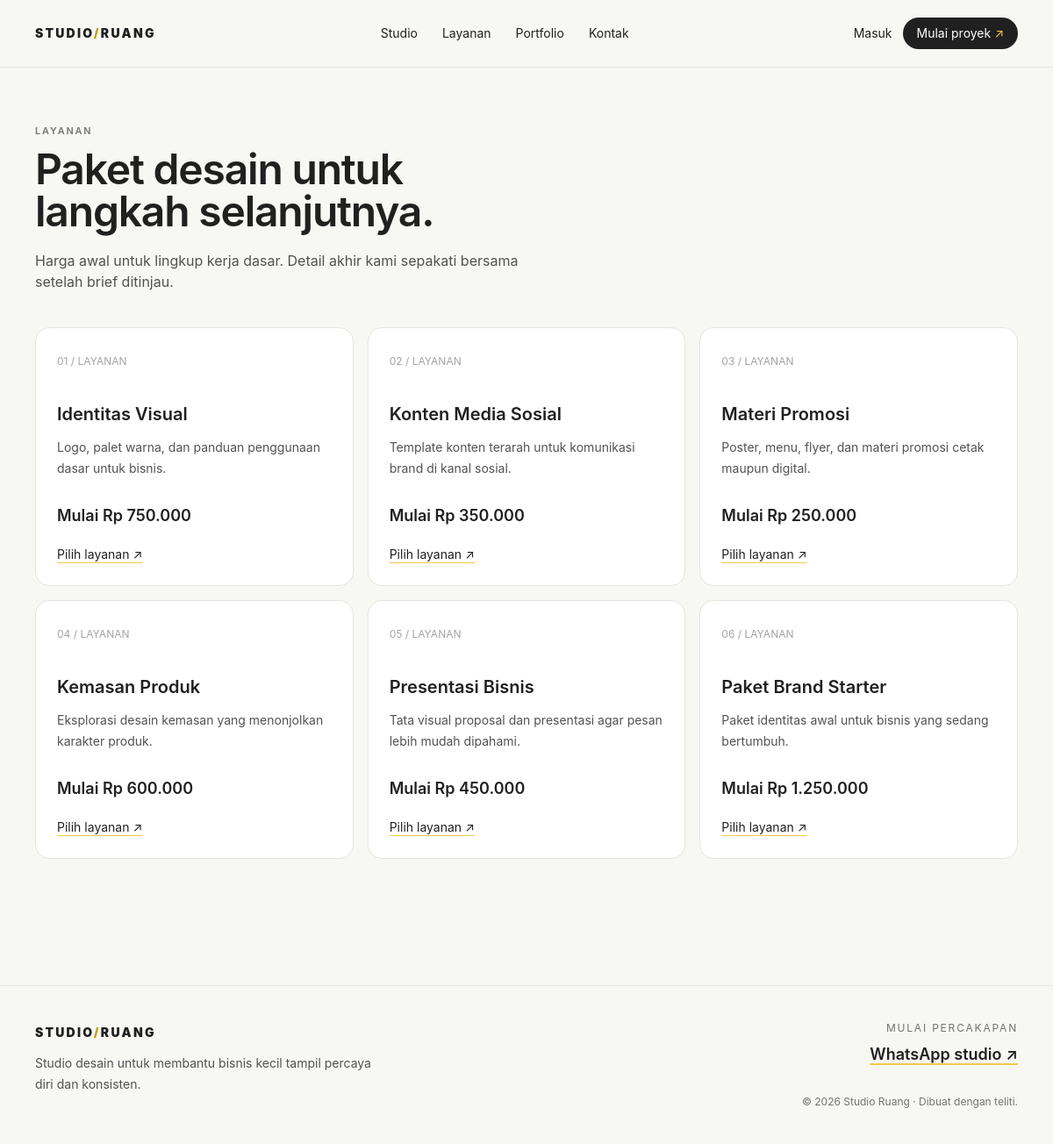
/services, run on the app's committed database.
### tables this page shows
CREATE TABLE services (
  id BIGINT UNSIGNED AUTO_INCREMENT PRIMARY KEY,
  name VARCHAR(120) NOT NULL,
  description VARCHAR(500) NOT NULL,
  price DECIMAL(12,2) UNSIGNED NOT NULL DEFAULT 0,
  is_active TINYINT(1) NOT NULL DEFAULT 1,
  sort_order SMALLINT UNSIGNED NOT NULL DEFAULT 0,
  created_at TIMESTAMP NOT NULL DEFAULT CURRENT_TIMESTAMP
);

### app/bootstrap.php (called while the page is built, shortened)
<?php
function e(mixed $v): string { return htmlspecialchars((string)$v,ENT_QUOTES|ENT_SUBSTITUTE,'UTF-8'); }
function render(string $view,array $data=[]): void { extract($data,EXTR_SKIP); $viewFile=dirname(__DIR__).'/app/views/'.$view.'.php'; if(!is_file($viewFile))$viewFile=dirname(__DIR__).'/app/views/404.php'; require dirname(__DIR__).'/app/views/layout.php'; }
function money(mixed $amount): string { return 'Rp '.number_format((float)$amount,0,',','.'); }

### app/views/services.php (the view)
<section class="mx-auto max-w-7xl px-5 py-16 lg:px-10"><p class="eyebrow">LAYANAN</p><h1 class="mt-3 text-5xl font-semibold tracking-tight">Paket desain untuk<br>langkah selanjutnya.</h1><p class="mt-5 max-w-xl text-neutral-600">Harga awal untuk lingkup kerja dasar. Detail akhir kami sepakati bersama setelah brief ditinjau.</p><div class="mt-10 grid gap-4 md:grid-cols-2 lg:grid-cols-3"><?php foreach($services as $i=>$service): ?><article class="rounded-2xl border border-line bg-white p-6"><span class="text-xs text-neutral-400">0<?= $i+1 ?> / LAYANAN</span><h2 class="mt-9 text-xl font-semibold"><?= e($service['name']) ?></h2><p class="mt-3 min-h-12 text-sm leading-6 text-neutral-600"><?= e($service['description']) ?></p><p class="mt-7 text-lg font-semibold">Mulai <?= money($service['price']) ?></p><a href="/orders/new" class="mt-5 inline-block text-sm underline decoration-sun underline-offset-4">Pilih layanan ↗</a></article><?php endforeach ?></div></section>

### public/assets/site.css (style rules this page uses)
* { box-sizing:border-box }
html { scroll-behavior:smooth }
body { font-family:Inter,"Aptos",-apple-system,BlinkMacSystemFont,"Segoe UI",sans-serif }
.eyebrow { font-size:.68rem;font-weight:600;letter-spacing:.17em;color:#77766f }

### data on the page
services: name "Identitas Visual", description "Logo, palet warna, dan panduan penggunaan dasar untuk bisnis.", price "Rp 750.000"
services: name "Konten Media Sosial", description "Template konten terarah untuk komunikasi brand di kanal sosial.", price "Rp 350.000"
services: name "Materi Promosi", description "Poster, menu, flyer, dan materi promosi cetak maupun digital.", price "Rp 250.000"
services: name "Kemasan Produk", description "Eksplorasi desain kemasan yang menonjolkan karakter produk.", price "Rp 600.000"
services: name "Presentasi Bisnis", description "Tata visual proposal dan presentasi agar pesan lebih mudah dipahami.", price "Rp 450.000"
services: name "Paket Brand Starter", description "Paket identitas awal untuk bisnis yang sedang bertumbuh.", price "Rp 1.250.000"
